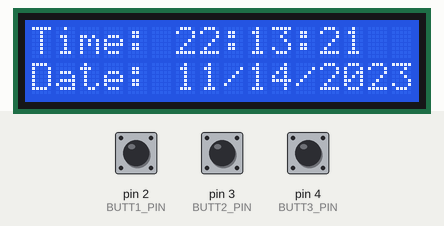
Simulated run of this sketch. Board: Arduino Uno, built with avr-gcc and run on an emulated ATmega328P. Shown: 16×2 character LCD. The test bench sets the inputs (shaded band); at power-on: pin 2 (BUTT1_PIN) LOW, pin 3 (BUTT2_PIN) LOW, pin 4 (BUTT3_PIN) LOW. The local clock reads 2024-03-15 10:24:30 at power-on unless the sketch sets it; no radio packets arrive unless stated.

Above: at 1.2 s.
1.3 s: pin 2 (BUTT1_PIN) pulled HIGH for 0.15 s
At 2.4 s:
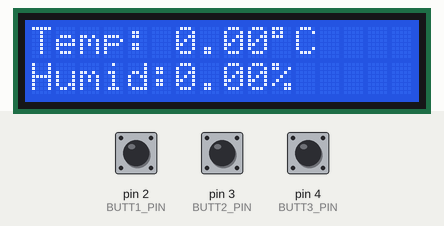
3.3 s: pin 3 (BUTT2_PIN) pulled HIGH for 1 s
At 5.3 s:
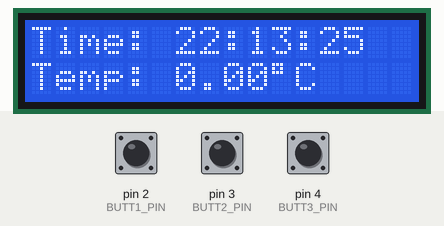
7.3 s: pin 4 (BUTT3_PIN) pulled HIGH for 3.2 s
At 11.7 s:
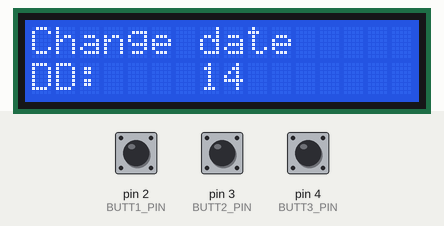
12.0 s: pin 4 (BUTT3_PIN) pulled HIGH for 3.2 s
At 16.7 s:
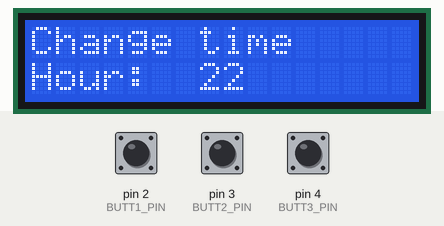
17.1 s: pin 2 (BUTT1_PIN) pulled HIGH for 1 s
At 18.4 s:
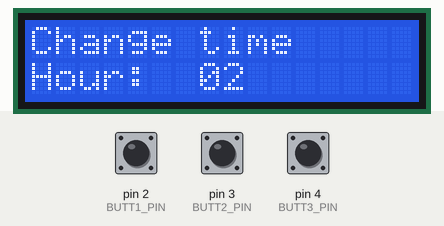
19.6 s: pin 3 (BUTT2_PIN) pulled HIGH for 3.2 s
At 23.4 s:
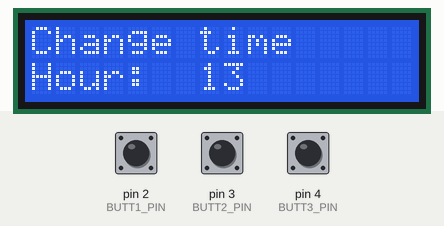
Timing chart, 0 to 24.9 s (numbered marks = the images above; inputs shaded):
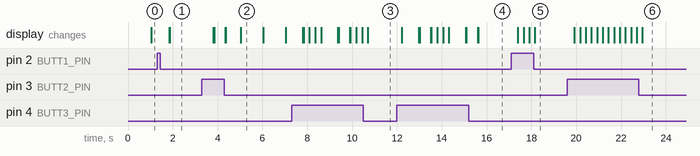

Measured:
- after the input at 1.3 s, the display: first changes after 0.53 s (image 1 shows a later state)
- after the input at 3.3 s, the display: first changes after 0.51 s (image 2 shows a later state)
- after the input at 7.3 s, the display: first changes after 0.51 s (image 3 shows a later state)
- after the input at 12.0 s, the display: first changes after 0.22 s (image 4 shows a later state)
- after the input at 17.1 s, the display: first changes after 0.30 s (image 5 shows a later state)
- after the input at 19.6 s, the display: first changes after 0.32 s (image 6 shows a later state)
- what the display in image 2 shows lasts 1.0 s, from 5.0 s to 6.0 s

The sketch:

MainComponent.ino
```cpp
/**
 * Written by: Kyle Duong
 *
 * Components for this part:
 *    x1 Arduino Uno
 *    x1 Breadboard
 *    x1 RF24 (Receiver)
 *    x1 DS3231 (Real-Time-Clock module)
 *    x1 16x2 LCD screen
 *    x3 Button
 *    x3 Resistor
 *
 * This part is for the indoor portion.
 * This half of the project receives a package
 * with the RF24 sent by the transmitter (other RF24)
 * and uses that data to display the temperature and
 * humidity to the LCD screen. It also keeps track of
 * the time and date with the DS3231 that is then
 * displayed on the LCD screen.
 *
 * It contains four different states taht is changed
 * with the use of the buttons.
 *
 *    1 (TiDa):
 *        Displays the time on the top line and
 *        the date on the second line.
 *
 *    2 (TeHu):
 *        Displays the temperature on the top line
 *        and the humidity on the second line.
 *
 *    3 (TiTe):
 *        Displays the time on the top line and
 *        the temperature on the second line.
 *
 *    4 (ChDaTi):
 *        Displays whats being changes (Time/Date)
 *        on the top line and what is being
 *        changed (Hour/Minute/Month/Day/Year)
 *        on the second line.
 *
 * For this specific project the buttons are:
 *    button 1: Blue
 *    button 2: Green
 *    button 3: Red
 *
 * State Conditions:
 *    1 (TiDa):
 *        1 -> 2: Press button 1 (blue)
 *        1 -> 3: Press button 2 (green)
 *        1 -> 4: Press button 3 (red)
 *    2 (TeHu):
 *        2 -> 3: Press button 1 (blue)
 *        2 -> 1: Press button 2 (green)
 *    3 (TiTe):
 *        3 -> 1: Press button 1 (blue)
 *        3 -> 2: Press button 2 (green)
 *        3 -> 4: Press button 3 (red)
 *    4 (ChDaTi):
 *        4 -> 1: Finish changing the time and date.
 *                Press button 3 (red) 5 times.
 */

//------------------------------------------------------------------

// Libraries for transmitter
#include <SPI.h>
#include "RF24.h"

// Library for real time clock
#include <DS3231.h>

// Libraries for LCD screen
#include <Wire.h>
#include <LiquidCrystal_I2C.h>

//------------------------------------------------------------------

// Pin for the first button (blue)
const int BUTT1_PIN = 2;

// Pin for the second button (green)
const int BUTT2_PIN = 3;

// Pin for the third button (red)
const int BUTT3_PIN = 4;

//------------------------------------------------------------------

/*
 *  States for the weather machine
 *
 *  Ti: Time
 *  Da: Date
 *  Te: Temperature
 *  Hu: Humidity
 *  Ch: Change
 */
enum State{
  TiDa,
  TeHu,
  TiTe,
  ChDaTi
};

// Initialize the current state
State currState = TiDa;

//------------------------------------------------------------------

// Initializing clock stuff
DS3231 clock;
RTCDateTime dt;

// Initializing LCD screen and size
// location, columns, rows
LiquidCrystal_I2C lcd(0x27,16,2);

//------------------------------------------------------------------

// Receiver pins
RF24 receiver (7, 8);
// Address at 0
byte addresses [][6] = {"0"};

// The information received
struct package
{
  float temp = 0.0;
  float humid = 0;
};

typedef struct package Package;
Package data;

//------------------------------------------------------------------

void setup() {
  // Setting up the receiver
  receiver.begin();
  receiver.setChannel(113);
  receiver.setPALevel(RF24_PA_MAX);
  receiver.setDataRate(RF24_250KBPS) ;
  receiver.openReadingPipe(1, addresses[0]);
  receiver.startListening();

  // Setting up the clock
  clock.begin();
  // Setting the date and time to match the computer
  clock.setDateTime(__DATE__, __TIME__);

  // Setting up the lcd screen
  Wire.begin();
  // Clearing everything on the LCD
  lcd.clear();
  lcd.init();
  // Turning the backlight on
  lcd.backlight();

  pinMode(BUTT1_PIN, INPUT);
  pinMode(BUTT2_PIN, INPUT);
  pinMode(BUTT3_PIN, INPUT);
}

//------------------------------------------------------------------

void loop() {
  // Retrieves transmission from the temperature and humidity sensor
  updatePackage();

  // Updates the date and time
  dt = clock.getDateTime();
  runStateMachine();
}

//------------------------------------------------------------------

// Moving through the different states
void runStateMachine(){
  switch(currState){
    case TiDa:
      runTiDa();
      break;
    case TeHu:
      runTeHu();
      break;
    case TiTe:
      runTiTe();
      break;
    case ChDaTi:
      runChDaTi();
      break;
  }
}

//------------------------------------------------------------------

// Checks to see if new information is received and updates the data package
void updatePackage(){
  if ( receiver.available())
  {
    while (receiver.available())
    {
      receiver.read( &data, sizeof(data) );
    }
  }
}

//------------------------------------------------------------------

// Displays the time on top and the date on the bottom of the lcd
void runTiDa(){
  // Set the position of first char to col 0 and row 0
  // setCursor([col], [row])
  lcd.setCursor(0, 0);
  printTime();

  // Set the position of first char to col 0 and row 1
  // setCursor([col], [row])
  lcd.setCursor(0, 1);
  printDate();

  // Check for a button press to change state
  if(digitalRead(BUTT1_PIN) == HIGH){
    currState = TeHu;
    delay(500);
    lcd.clear();
  } else if(digitalRead(BUTT2_PIN) == HIGH){
    currState = TiTe;
    delay(500);
    lcd.clear();
  } else if(digitalRead(BUTT3_PIN) == HIGH){
    currState = ChDaTi;
    delay(500);
    lcd.clear();
  }
}

//------------------------------------------------------------------

// Displays the temperature on the top and the humidity on the bottom of the lcd
void runTeHu(){
  // Set the position of first char to col 0 and row 0
  // setCursor([col], [row])
  lcd.setCursor(0, 0);
  printTemp();

  // Set the position of first char to col 0 and row 1
  // setCursor([col], [row])
  lcd.setCursor(0, 1);
  printHumid();

  // Check for a button press to change state
  if(digitalRead(BUTT1_PIN) == HIGH){
    currState = TiTe;
    delay(500);
    lcd.clear();
  } else if(digitalRead(BUTT2_PIN) == HIGH){
    currState = TiDa;
    delay(500);
    lcd.clear();
  }
}

//------------------------------------------------------------------

// Displays the time on top and the temperature on the bottom of the lcd
void runTiTe(){
  // Set the position of first char to col 0 and row 0
  // setCursor([col], [row])
  lcd.setCursor(0, 0);
  printTime();

  // Set the position of first char to col 0 and row 1
  // setCursor([col], [row])
  lcd.setCursor(0, 1);
  printTemp();

  // Check for a button press to change state
  if(digitalRead(BUTT1_PIN) == HIGH){
    currState = TiDa;
    delay(500);
    lcd.clear();
  } else if(digitalRead(BUTT2_PIN) == HIGH){
    currState = TeHu;
    delay(500);
    lcd.clear();
  } else if(digitalRead(BUTT3_PIN) == HIGH){
    currState = ChDaTi;
    delay(500);
    lcd.clear();
  }
}

//------------------------------------------------------------------

// Changes the date and time
void runChDaTi(){
  // Date
  int day = dt.day;
  int month = dt.month;
  int year = dt.year;
  int maxDay = 1;

  // Time
  int hour = dt.hour;
  int mins = dt.minute;

  // Sets the cursor to column 0 and row 0
  lcd.setCursor(0, 0);
  lcd.print("Change time");

  //Setting the hour
  // Sets the lcd cursor to column 0 row 1
  lcd.setCursor(0, 1);
  lcd.print("Hour: ");
  // Keep allowing editing until button 3 is pressed
  while(digitalRead(BUTT3_PIN) == LOW){
    lcd.setCursor(7, 1);
    if(hour < 10){
      lcd.print("0");
      lcd.print(hour);
    }else{
      lcd.print(hour);
    }
    // If button 1 is pressed, increase the hour by 1
    if(digitalRead(BUTT1_PIN) == HIGH){
      hour++;
      if(hour > 23){
        hour=0;
      }
    // If button 2 is pressed, decrease the hour by 1
    } else if(digitalRead(BUTT2_PIN) == HIGH){
      hour--;
      if(hour < 0){
        hour=23;
      }
    }
    delay(250);
  }

  // Setting the minute
  lcd.setCursor(0, 1);
  lcd.print("Mins: ");
  delay(250);
  // Continue editing the minute until button 3 is pressed
  while(digitalRead(BUTT3_PIN) == LOW){
    lcd.setCursor(7, 1);
    if(mins < 10){
      lcd.print("0");
      lcd.print(mins);
    }else{
      lcd.print(mins);
    }
    // If button 1 is pressed, increase the minute by 1
    if(digitalRead(BUTT1_PIN) == HIGH){
      mins++;
      if(mins > 59){
        mins=0;
      }
    // If button 2 is pressed, decrease the minute by 1
    } else if(digitalRead(BUTT2_PIN) == HIGH){
      mins--;
      if(mins < 0){
        mins=59;
      }
    }
    delay(250);
  }

  // Changing the date
  lcd.clear();
  lcd.setCursor(0, 0);
  lcd.print("Change date");
  delay(250);

  //Setting the month
  lcd.setCursor(0, 1);
  lcd.print("MM: ");
  // Continue editing the month until button 3 is pressed
  while(digitalRead(BUTT3_PIN) == LOW){
    lcd.setCursor(7, 1);
    if(month < 10){
      lcd.print("0");
      lcd.print(month);
    }else{
      lcd.print(month);
    }
    // If button 1 is pressed, increase the month by 1
    if(digitalRead(BUTT1_PIN) == HIGH){
      month++;
      if(month > 12){
        month=1;
      }
    // If button 2 is pressed, decrease the month by 1
    } else if(digitalRead(BUTT2_PIN) == HIGH){
      month--;
      if(month < 0){
        month=12;
      }
    }
    delay(250);
  }

  //Setting the day
  lcd.setCursor(0, 1);
  lcd.print("DD: ");
  delay(250);
  maxDay = getMaxDay(month);
  // Continue editing the day until button 3 is pressed
  while(digitalRead(BUTT3_PIN) == LOW){
    lcd.setCursor(7, 1);
    if(day < 10){
      lcd.print("0");
      lcd.print(day);
    }else{
      lcd.print(day);
    }
    // If button 1 is pressed, increase the day by 1
    if(digitalRead(BUTT1_PIN) == HIGH){
      day++;
      if(day > maxDay){
        day=1;
      }
    // If button 2 is pressed, decrease the day by 1
    } else if(digitalRead(BUTT2_PIN) == HIGH){
      day--;
      if(day < 1){
        day = maxDay;
      }
    }
    delay(250);
  }

  //Setting the year
  lcd.setCursor(0, 1);
  lcd.print("YYYY: ");
  delay(250);
  // Continue editing the year until button 3 is pressed
  while(digitalRead(BUTT3_PIN) == LOW){
    lcd.setCursor(7, 1);
    lcd.print(year);
    // If button 1 is pressed, increase the year by 1
    if(digitalRead(BUTT1_PIN) == HIGH){
      year++;
    // If button 2 is pressed, decrease the year by 1
    } else if(digitalRead(BUTT2_PIN) == HIGH){
      year--;
    }
    delay(250);
  }

  // Sets the date and time to the users change
  clock.setDateTime(year, month, day, hour, mins, dt.second);
  currState = TiDa;
  delay(500);
  lcd.clear();
}

//------------------------------------------------------------------

/**
 * Checks to see if the month is in an array thus determining if the
 * month has 30 or 31 days. Otherwise is it February with a max of
 * 29 days. Then it returns to max number of days for that month.
 *
 * month: the month selected by the user.
 * returns: max days in the selected month
 */
int getMaxDay(int month){
  // Array of days with 30 or 31 days
  int months30[] = {4, 6, 9, 11};
  int months31[] = {1, 3, 5, 7, 8, 10, 12};

  // The maximum number of days in the month
  int maxDay = 29;

  // Checks to see if the month is in the list of months with 30
  for(int i = 0; i < sizeof(months30)/sizeof(months30[0]); i++){
    if(months30[i] == month){
      maxDay = 30;
      return maxDay;
    }
  }

  // Checks to see if the month is in the list of months with 31 days
  for(int i = 0; i < sizeof(months31)/sizeof(months31[0]); i++){
    if(months31[i] == month){
      maxDay = 31;
      return maxDay;
    }
  }

  // If the month is February
  return maxDay;
}

//------------------------------------------------------------------

// Prints the hour, minute, and seconds to the LCD
void printTime(){
  lcd.print("Time: ");
  // Checks if the hour is less than 10, it will then print 0[hour]
  if(dt.hour < 10){
    lcd.print("0");
    lcd.print(dt.hour);
  }else{
    lcd.print(dt.hour);
  }

  lcd.print(":");

  // Checks if the minute is less than 10, it will then print 0[minute]
  if(dt.minute < 10){
    lcd.print("0");
    lcd.print(dt.minute);
  }else{
    lcd.print(dt.minute);
  }

  lcd.print(":");

  // Checks if the seconds is less than 10, it will then print 0[seconds]
  if(dt.second < 10){
    lcd.print("0");
    lcd.print(dt.second);
  }else{
    lcd.print(dt.second);
  }
}

//------------------------------------------------------------------

// Prints the date in numeric value (mm/dd/yyyy) on the lcd
void printDate(){
  lcd.print("Date: ");

  // Checks if the month is less than 10, it will then print 0[month]
  if(dt.month < 10){
    lcd.print("0");
    lcd.print(dt.month);
  }else{
    lcd.print(dt.month);
  }
  lcd.print("/");

  // Checks if the day is less than 10, it will then print 0[day]
  if(dt.day < 10){
    lcd.print("0");
    lcd.print(dt.day);
  }else{
    lcd.print(dt.day);
  }
  lcd.print("/");
  lcd.print(dt.year);
}

//------------------------------------------------------------------

// Prints the temperature contents of the package to the lcd
void printTemp(){
  lcd.print("Temp: ");
  lcd.print(data.temp);
  lcd.print((char)223);
  lcd.print("C");
}

//------------------------------------------------------------------

// Prints the humidity contents of the package to the lcd
void printHumid(){
  lcd.print("Humid:");
  lcd.print(data.humid);
  lcd.print("%");
}
```
